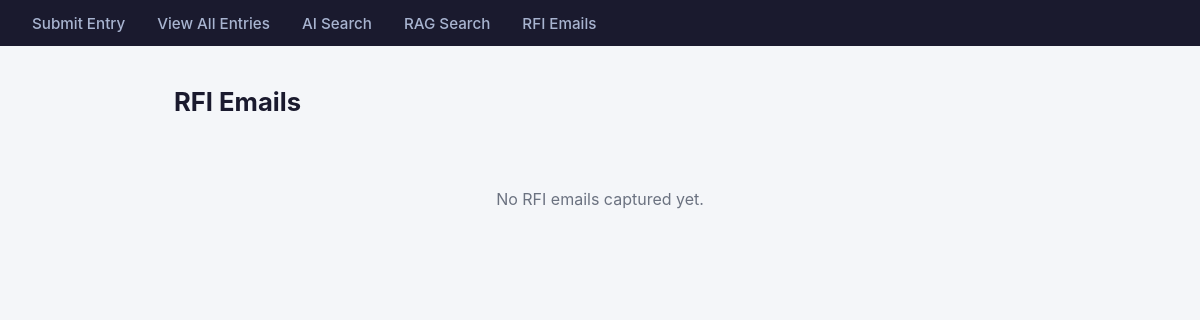
Before: /rfi-emails with the older database file.
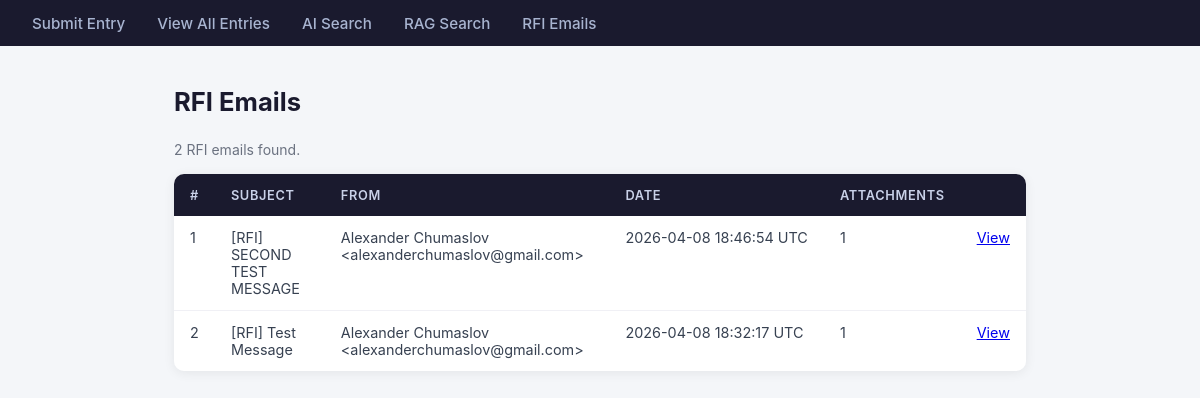
After: the same page with the newer database file.
### tables this page shows
CREATE TABLE rfi_emails (
                id INTEGER PRIMARY KEY AUTOINCREMENT,
                message_id TEXT UNIQUE,
                sender TEXT NOT NULL,
                subject TEXT NOT NULL,
                body TEXT,
                email_date DATETIME NOT NULL,
                received_at DATETIME NOT NULL,
                is_read BOOLEAN DEFAULT FALSE
            );

### app/routes/rfi_routes.py (the view)
@router.get("/rfi-emails", response_class=HTMLResponse)
async def list_rfi_emails(request: Request):
    rfis = get_all_rfis()
    return templates.TemplateResponse("rfi_list.html", {"request": request, "rfis": rfis})

### templates/rfi_list.html (shortened to what this page needs)
{% extends "base.html" %}
{% block content %}
<h1>RFI Emails</h1>
{% if rfis %}
  <p class="entry-count">{{ rfis | length }} RFI email{{ 's' if rfis | length != 1 else '' }} found.</p>
  <div class="table-wrapper">
    <table>
      <thead>
        <tr>
          <th>#</th>
          <th>Subject</th>
          <th>From</th>
          <th>Date</th>
          <th>Attachments</th>
          <th></th>
        </tr>
      </thead>
      <tbody>
        {% for rfi in rfis %}
        <tr>
          <td>{{ loop.index }}</td>
          <td>{{ rfi.subject }}</td>
          <td>{{ rfi.sender }}</td>
          <td class="nowrap">{{ rfi.email_date }}</td>
          <td>{{ rfi.attachments | length }}</td>
          <td><a href="/rfi-emails/{{ rfi.id }}">View</a></td>
        </tr>
        {% endfor %}
      </tbody>
    </table>
  </div>
{% else %}
  <div class="empty-state">
    <p>No RFI emails captured yet.</p>
  </div>
{% endif %}
{% endblock %}

### templates/base.html (shortened to what this page needs)
<!DOCTYPE html>
<html lang="en">
<head>
  <link rel="stylesheet" href="/static/style.css" />
</head>
<body>
  <nav class="navbar">
    <a href="/">Submit Entry</a>
    <a href="/emails">View All Entries</a>
    <a href="/search">AI Search</a>
    <a href="/rag">RAG Search</a>
    <a href="/rfi-emails">RFI Emails</a>
  </nav>
  <main class="container">
    {% block content %}{% endblock %}
  </main>
</body>
</html>

### static/style.css (style rules this page uses)
*, *::before, *::after { box-sizing: border-box; margin: 0; padding: 0; }
body { font-family: -apple-system, BlinkMacSystemFont, "Segoe UI", Roboto, sans-serif; background: #f4f6f9; color: #1a1a2e; min-height: 100vh; }
.navbar { background: #1a1a2e; padding: 0.85rem 2rem; display: flex; gap: 2rem; }
.navbar a { color: #a8b4d0; text-decoration: none; font-size: 0.95rem; font-weight: 500; transition: color 0.2s; }
.container { max-width: 900px; margin: 2.5rem auto; padding: 0 1.5rem; }
h1 { font-size: 1.6rem; font-weight: 700; margin-bottom: 1.5rem; color: #1a1a2e; }
.entry-count { font-size: 0.875rem; color: #6b7280; margin-bottom: 1rem; }
.table-wrapper { overflow-x: auto; border-radius: 10px; box-shadow: 0 2px 12px rgba(0, 0, 0, 0.07); }
table { width: 100%; border-collapse: collapse; background: #ffffff; font-size: 0.9rem; }
thead { background: #1a1a2e; color: #c9d1e8; }
thead th { padding: 0.85rem 1rem; text-align: left; font-weight: 600; font-size: 0.8rem; text-transform: uppercase; letter-spacing: 0.05em; }
tbody tr { border-bottom: 1px solid #f0f0f5; transition: background 0.15s; }
tbody tr:last-child { border-bottom: none; }
tbody td { padding: 0.8rem 1rem; vertical-align: top; color: #374151; }
.nowrap { white-space: nowrap; }

Changed rows visible on the page:
added rfi_emails: subject "[RFI] SECOND TEST MESSAGE", sender "Alexander Chumaslov <alexanderchumaslov@gmail.com>", email_date "2026-04-08 18:46:54 UTC", attachments|length "1"
added rfi_emails: subject "[RFI] Test Message", sender "Alexander Chumaslov <alexanderchumaslov@gmail.com>", email_date "2026-04-08 18:32:17 UTC", attachments|length "1"
Other visible differences:
{{ rfis | length }}: (not shown) → "2"
{{ 's' if rfis | length != 1 else '' }}: (not shown) → "s"
text no longer shown: "No RFI emails captured yet."
text now shown: "RFI email found. # SUBJECT FROM DATE ATTACHMENTS"
